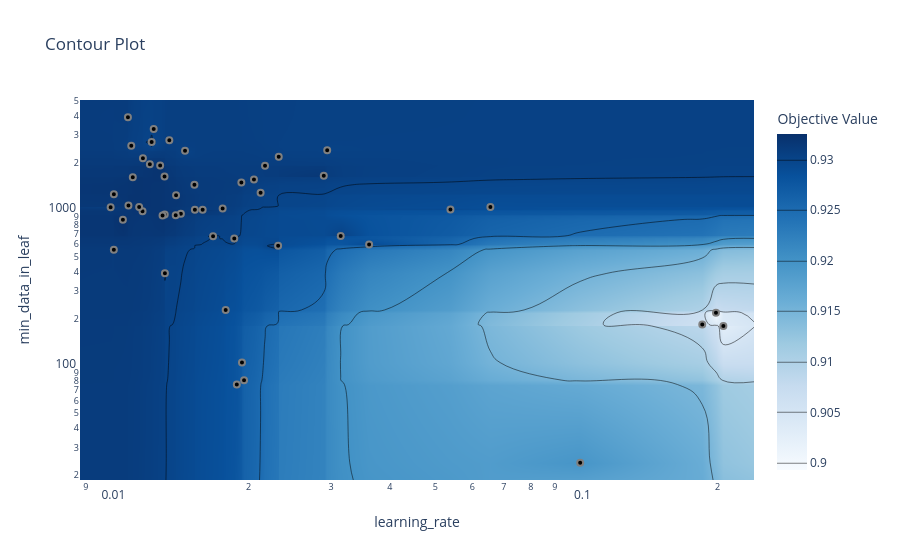

The cell this chart's notebook holds for it:
### Code cell
# Contour de un solo par: learning_rate contra min_data_in_leaf (el freno del baseline)
plot_contour(study, params=['learning_rate', 'min_data_in_leaf'])
